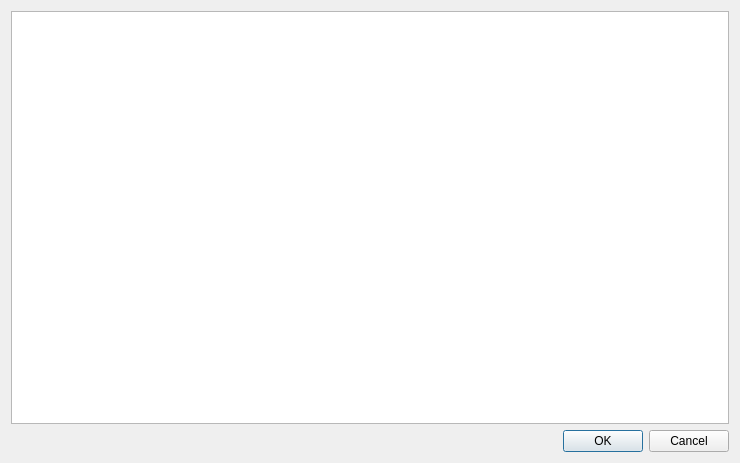
<?xml version="1.0" encoding="UTF-8"?>
<ui version="4.0">
 <class>EditConfigDialog</class>
 <widget class="QDialog" name="EditConfigDialog">
  <property name="geometry">
   <rect>
    <x>0</x>
    <y>0</y>
    <width>740</width>
    <height>463</height>
   </rect>
  </property>
  <property name="windowTitle">
   <string>Edit FerretCoin.conf</string>
  </property>
  <layout class="QVBoxLayout" name="verticalLayout_2">
   <item>
    <widget class="QTextEdit" name="configText"/>
   </item>
   <item>
    <widget class="QDialogButtonBox" name="buttonBox">
     <property name="standardButtons">
      <set>QDialogButtonBox::Cancel|QDialogButtonBox::Ok</set>
     </property>
    </widget>
   </item>
  </layout>
 </widget>
 <resources>
  <include location="../bitcoin.qrc"/>
 </resources>
 <connections>
  <connection>
   <sender>buttonBox</sender>
   <signal>accepted()</signal>
   <receiver>EditConfigDialog</receiver>
   <slot>accept()</slot>
   <hints>
    <hint type="sourcelabel">
     <x>685</x>
     <y>442</y>
    </hint>
    <hint type="destinationlabel">
     <x>660</x>
     <y>460</y>
    </hint>
   </hints>
  </connection>
  <connection>
   <sender>buttonBox</sender>
   <signal>rejected()</signal>
   <receiver>EditConfigDialog</receiver>
   <slot>reject()</slot>
   <hints>
    <hint type="sourcelabel">
     <x>591</x>
     <y>441</y>
    </hint>
    <hint type="destinationlabel">
     <x>546</x>
     <y>460</y>
    </hint>
   </hints>
  </connection>
 </connections>
 <slots>
  <slot>accept()</slot>
  <slot>reject()</slot>
 </slots>
</ui>
